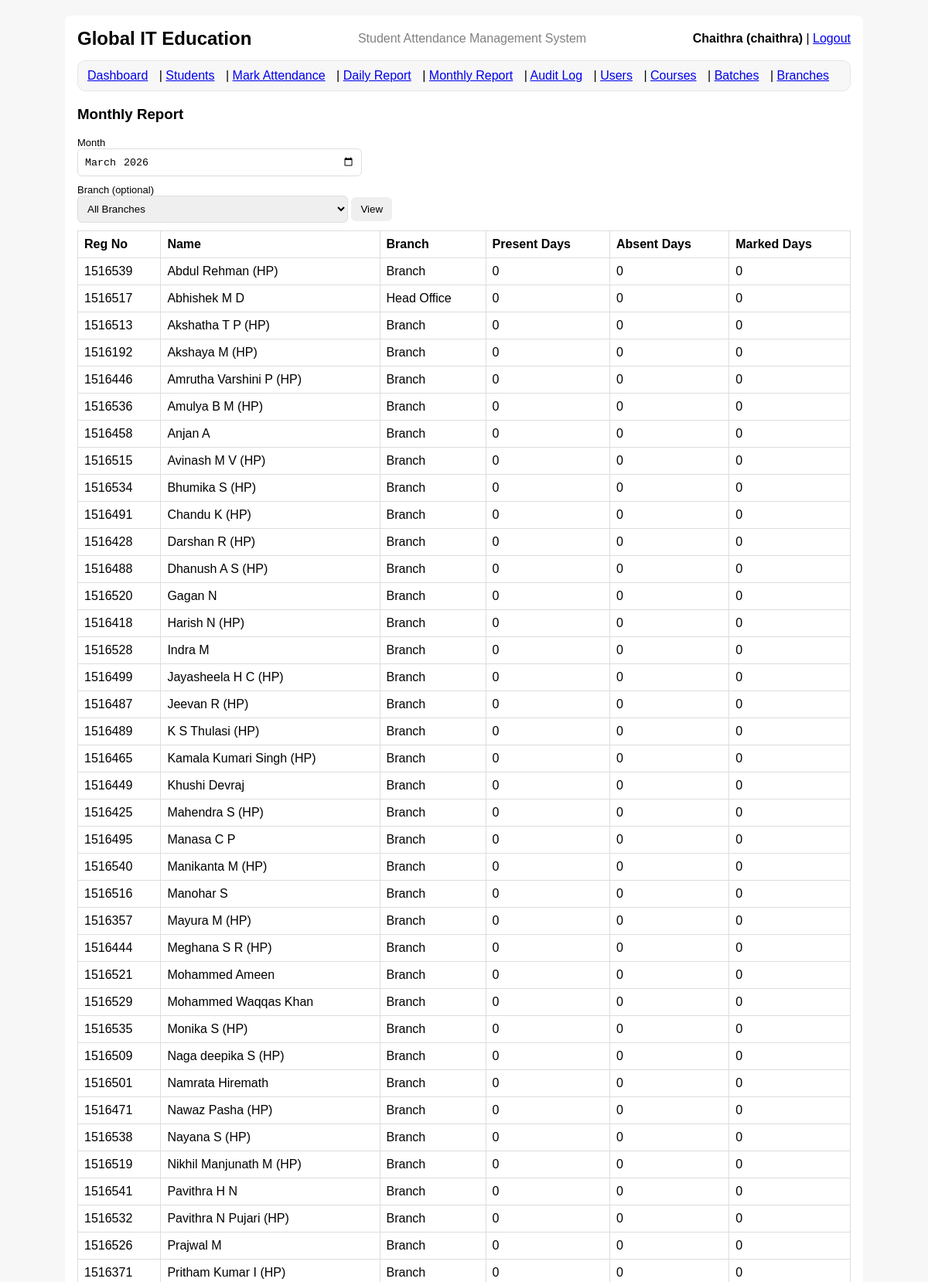
/report/monthly (signed in, upper part), run on the app's committed database.
### tables this page shows
CREATE TABLE students (
  id INTEGER PRIMARY KEY AUTOINCREMENT,
  full_name TEXT NOT NULL,
  mobile_number TEXT,
  registration_number TEXT NOT NULL UNIQUE,
  course_id INTEGER,
  branch_id INTEGER,
  address TEXT,
  qualification TEXT,
  date_of_joining TEXT NOT NULL,
  is_active INTEGER NOT NULL DEFAULT 1,
  FOREIGN KEY(course_id) REFERENCES courses(id),
  FOREIGN KEY(branch_id) REFERENCES branches(id)
);

### app.py (the view)
@app.route("/report/monthly", methods=["GET"])
@login_required
def report_monthly():
    month = request.args.get("month") or str(date.today())[:7]
    branch_id = request.args.get("branch_id")
    conn = get_conn()
    cur = conn.cursor()
    cur.execute(
        """
        SELECT id, branch_name
        FROM branches
        WHERE is_active=1
        ORDER BY branch_name
        """
    )
    branches_rows = cur.fetchall()
    if branch_id:
        cur.execute(
            """
            SELECT s.registration_number, s.full_name, s.branch_id, br.branch_name,
                   SUM(CASE WHEN a.status='P' THEN 1 ELSE 0 END) AS present_days,
                   SUM(CASE WHEN a.status='A' THEN 1 ELSE 0 END) AS absent_days,
                   COUNT(a.id) AS marked_days
            FROM students s
            LEFT JOIN attendance a
              ON a.student_id = s.id AND substr(a.att_date, 1, 7) = ?
            LEFT JOIN branches br ON br.id = s.branch_id
            WHERE s.is_active=1 AND s.branch_id=?
            GROUP BY s.id
            ORDER BY s.full_name
            """,
            (month, branch_id),
        )
    else:
        cur.execute(
            """
            SELECT s.registration_number, s.full_name, s.branch_id, br.branch_name,
                   SUM(CASE WHEN a.status='P' THEN 1 ELSE 0 END) AS present_days,
                   SUM(CASE WHEN a.status='A' THEN 1 ELSE 0 END) AS absent_days,
                   COUNT(a.id) AS marked_days
            FROM students s
            LEFT JOIN attendance a
              ON a.student_id = s.id AND substr(a.att_date, 1, 7) = ?
            LEFT JOIN branches br ON br.id = s.branch_id
            WHERE s.is_active=1
            GROUP BY s.id
            ORDER BY s.full_name
            """,
            (month,),
        )
    rows = cur.fetchall()
    conn.close()
    return render_template(
        "report_monthly.html",
        rows=rows,
        month=month,
        branches=branches_rows,
        branch_id=branch_id,
    )

### auth.py (called while the page is built)
def login_required(view_func):
    @wraps(view_func)
    def wrapper(*args, **kwargs):
        if "user_id" not in session:
            flash("Please login first.", "danger")
            return redirect(url_for("login"))
        return view_func(*args, **kwargs)
    return wrapper

### db.py (called while the page is built)
def get_conn():
    conn = sqlite3.connect(DB_PATH)
    conn.row_factory = sqlite3.Row
    conn.execute("PRAGMA foreign_keys = ON;")
    return conn

### templates/report_monthly.html (shortened to what this page needs)
{% extends "base.html" %}
{% block content %}
<h3>Monthly Report</h3>
<form method="get">
  <label>Month</label>
  <input type="month" name="month" value="{{ month }}">
  <label>Branch (optional)</label>
  <select name="branch_id">
    <option value="">All Branches</option>
  </select>
  <button type="submit">View</button>
</form>
<table>
  <tr>
    <th>Reg No</th>
    <th>Name</th>
    <th>Branch</th>
    <th>Present Days</th>
    <th>Absent Days</th>
    <th>Marked Days</th>
  </tr>
  {% for r in rows %}
  <tr>
    <td>{{ r.registration_number }}</td>
    <td>{{ r.full_name }}</td>
    <td>{{ r.branch_name or "-" }}</td>
    <td>{{ r.present_days or 0 }}</td>
    <td>{{ r.absent_days or 0 }}</td>
    <td>{{ r.marked_days or 0 }}</td>
  </tr>
  {% endfor %}
</table>
{% endblock %}

### static/style.css (style rules this page uses)
body { font-family: Arial, sans-serif; background:#f7f7f7; }
table { width:100%; border-collapse: collapse; margin-top: 10px; }
th, td { border: 1px solid #ddd; padding: 8px; text-align:left; }
label { display:block; margin-top:10px; font-size: 13px; }
input, select { width: 350px; max-width: 100%; padding: 8px; border:1px solid #ddd; border-radius: 6px; }
button { padding: 8px 12px; border:0; border-radius: 6px; cursor:pointer; }

### data on the page
students: registration_number "1516539", full_name "Abdul Rehman (HP)", branch_name "Branch", present_days "0", absent_days "0", marked_days "0"
students: registration_number "1516517", full_name "Abhishek M D", branch_name "Head Office", present_days "0", absent_days "0", marked_days "0"
students: registration_number "1516513", full_name "Akshatha T P (HP)", branch_name "Branch", present_days "0", absent_days "0", marked_days "0"
students: registration_number "1516192", full_name "Akshaya M (HP)", branch_name "Branch", present_days "0", absent_days "0", marked_days "0"
students: registration_number "1516446", full_name "Amrutha Varshini P (HP)", branch_name "Branch", present_days "0", absent_days "0", marked_days "0"
students: registration_number "1516536", full_name "Amulya B M (HP)", branch_name "Branch", present_days "0", absent_days "0", marked_days "0"
students: registration_number "1516458", full_name "Anjan A", branch_name "Branch", present_days "0", absent_days "0", marked_days "0"
students: registration_number "1516515", full_name "Avinash M V (HP)", branch_name "Branch", present_days "0", absent_days "0", marked_days "0"
students: registration_number "1516534", full_name "Bhumika S (HP)", branch_name "Branch", present_days "0", absent_days "0", marked_days "0"
students: registration_number "1516491", full_name "Chandu K (HP)", branch_name "Branch", present_days "0", absent_days "0", marked_days "0"
students: registration_number "1516428", full_name "Darshan R (HP)", branch_name "Branch", present_days "0", absent_days "0", marked_days "0"
students: registration_number "1516488", full_name "Dhanush A S (HP)", branch_name "Branch", present_days "0", absent_days "0", marked_days "0"
students: registration_number "1516520", full_name "Gagan N", branch_name "Branch", present_days "0", absent_days "0", marked_days "0"
students: registration_number "1516418", full_name "Harish N (HP)", branch_name "Branch", present_days "0", absent_days "0", marked_days "0"
students: registration_number "1516528", full_name "Indra M", branch_name "Branch", present_days "0", absent_days "0", marked_days "0"
students: registration_number "1516499", full_name "Jayasheela H C (HP)", branch_name "Branch", present_days "0", absent_days "0", marked_days "0"
students: registration_number "1516487", full_name "Jeevan R (HP)", branch_name "Branch", present_days "0", absent_days "0", marked_days "0"
students: registration_number "1516489", full_name "K S Thulasi (HP)", branch_name "Branch", present_days "0", absent_days "0", marked_days "0"
students: registration_number "1516465", full_name "Kamala Kumari Singh (HP)", branch_name "Branch", present_days "0", absent_days "0", marked_days "0"
students: registration_number "1516449", full_name "Khushi Devraj", branch_name "Branch", present_days "0", absent_days "0", marked_days "0"
students: registration_number "1516425", full_name "Mahendra S (HP)", branch_name "Branch", present_days "0", absent_days "0", marked_days "0"
students: registration_number "1516495", full_name "Manasa C P", branch_name "Branch", present_days "0", absent_days "0", marked_days "0"
students: registration_number "1516540", full_name "Manikanta M (HP)", branch_name "Branch", present_days "0", absent_days "0", marked_days "0"
students: registration_number "1516516", full_name "Manohar S", branch_name "Branch", present_days "0", absent_days "0", marked_days "0"
students: registration_number "1516357", full_name "Mayura M (HP)", branch_name "Branch", present_days "0", absent_days "0", marked_days "0"
students: registration_number "1516444", full_name "Meghana S R (HP)", branch_name "Branch", present_days "0", absent_days "0", marked_days "0"
students: registration_number "1516521", full_name "Mohammed Ameen", branch_name "Branch", present_days "0", absent_days "0", marked_days "0"
students: registration_number "1516529", full_name "Mohammed Waqqas Khan", branch_name "Branch", present_days "0", absent_days "0", marked_days "0"
students: registration_number "1516535", full_name "Monika S (HP)", branch_name "Branch", present_days "0", absent_days "0", marked_days "0"
students: registration_number "1516509", full_name "Naga deepika S (HP)", branch_name "Branch", present_days "0", absent_days "0", marked_days "0"
students: registration_number "1516501", full_name "Namrata Hiremath", branch_name "Branch", present_days "0", absent_days "0", marked_days "0"
students: registration_number "1516471", full_name "Nawaz Pasha (HP)", branch_name "Branch", present_days "0", absent_days "0", marked_days "0"
students: registration_number "1516538", full_name "Nayana S (HP)", branch_name "Branch", present_days "0", absent_days "0", marked_days "0"
students: registration_number "1516519", full_name "Nikhil Manjunath M (HP)", branch_name "Branch", present_days "0", absent_days "0", marked_days "0"
students: registration_number "1516541", full_name "Pavithra H N", branch_name "Branch", present_days "0", absent_days "0", marked_days "0"
students: registration_number "1516532", full_name "Pavithra N Pujari (HP)", branch_name "Branch", present_days "0", absent_days "0", marked_days "0"
students: registration_number "1516526", full_name "Prajwal M", branch_name "Branch", present_days "0", absent_days "0", marked_days "0"
students: registration_number "1516371", full_name "Pritham Kumar I (HP)", branch_name "Branch", present_days "0", absent_days "0", marked_days "0"

### other printed values
{{ session.get("full_name") }} "Chaithra"
{{ session.get("username", "") }} "chaithra"
